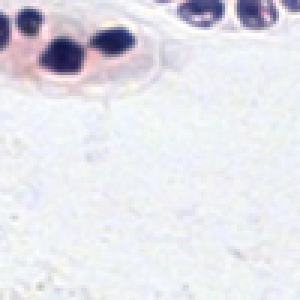
#> input picture Scripts/10.png, 100 x 100 px (shown 3 times larger)
$ python Main.py
#> lines starting #> are read from the running program, lines starting #| are printed output that depends on the picture; long printed decimals are rounded
#> further down, image is the input picture: shape (100, 100, 3); mean B, G, R 233.3, 226.7, 227.1
### Interface/hu_moments_extractor.py
import cv2
import numpy as np

class HuMomentsExtractor:
    def __init__(self):
        pass

    def calculate_hu_moments(self, image):
        if len(image.shape) == 3:
            gray_image = cv2.cvtColor(image, cv2.COLOR_BGR2GRAY)
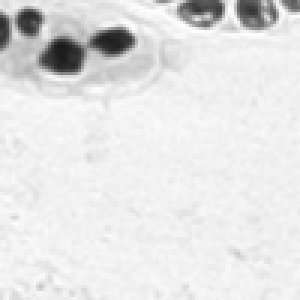
#> gray_image: shape (100, 100) (shown 3 times larger); min 26, max 255, mean 227.6
        else:
            gray_image = image

        moments = cv2.moments(gray_image)
#> moments = moments, m00 2275994, centre m10/m00, m01/m00 = (50.19, 51.61)
        hu_moments = cv2.HuMoments(moments)
#> hu_moments = [0.000711, 6.35e-10, 5.61e-13, 2.22e-13, -1.49e-26, -5.6e-18, 7.7e-26]
        hu_moments = -np.sign(hu_moments) * np.log(np.abs(hu_moments))
#> hu_moments = [7.25, 21.18, 28.21, 29.14, -59.47, -39.72, 57.83]

        return hu_moments.flatten()

    def extract_hu_moments(self, image):
        gray_hu_moments = self.calculate_hu_moments(image)
#> gray_hu_moments = [7.25, 21.18, 28.21, 29.14, -59.47, -39.72, 57.83]
        hsv_image = cv2.cvtColor(image, cv2.COLOR_BGR2HSV)
#> hsv_image: shape (100, 100, 3); mean H, S, V 108.7, 14, 234.8
        h, s, v = cv2.split(hsv_image)
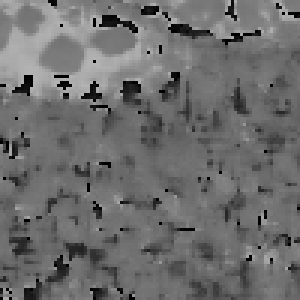
#> h: shape (100, 100) (shown 3 times larger); min 0, max 179, mean 108.7
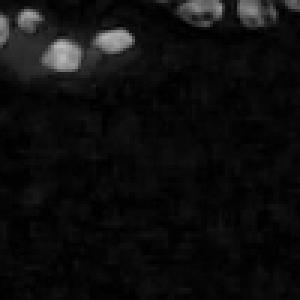
#> s: shape (100, 100) (shown 3 times larger); min 0, max 189, mean 14
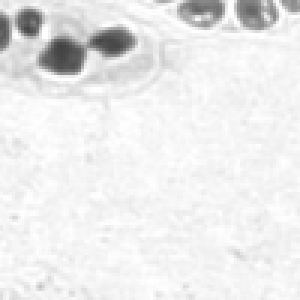
#> v: shape (100, 100) (shown 3 times larger); min 66, max 255, mean 234.8

        h_moments = self.calculate_hu_moments(h)
#> h_moments = [6.47, 18.84, 25.45, 26.13, -53.53, 35.63, 51.94]
        s_moments = self.calculate_hu_moments(s)
#> s_moments = [4.48, 13.63, 15.39, 15.29, 32.26, 22.44, 30.65]
        v_moments = self.calculate_hu_moments(v)
#> v_moments = [7.27, 21.79, 28.86, 29.67, -60.84, -40.57, 58.95]

        hsv_hu_moments = np.concatenate((h_moments, s_moments, v_moments))
#> hsv_hu_moments = 21 values, max 58.95 at index 20, min -60.84 at index 18, mean 13.82
        all_moments = np.concatenate((gray_hu_moments, hsv_hu_moments))
#> all_moments = 28 values, max 58.95 at index 27, min -60.84 at index 25, mean 11.95

        return all_moments

### Scripts/Main.py
# main.py

import cv2
from hu_moments_extractor import HuMomentsExtractor

# Exemplo de uso da classe para extrair momentos Hu de uma única imagem
image_path = '10.png'
image = cv2.imread(image_path)
if image is not None:
    extractor = HuMomentsExtractor()
    hu_moments = extractor.extract_hu_moments(image)
#> hu_moments has the same summary as all_moments in extract_hu_moments
    print(type(hu_moments))
#| <class 'numpy.ndarray'>
    print("Momentos Hu extraídos:", hu_moments)
#| Momentos Hu extraídos: [  7.248  21.178  28.210  29.135 -59.467
#|  -39.724  57.826   6.467  18.840  25.448
#|   26.128 -53.525  35.628  51.937   4.479
#|   13.630  15.391  15.287  32.261  22.441
#|   30.646   7.272  21.794  28.858  29.675
#|  -60.844 -40.573   58.952]
else:
    print("Erro ao carregar a imagem.")

def hello():
    print("Hello, World!")

$ run again, with Scripts/5.png copied over Scripts/10.png
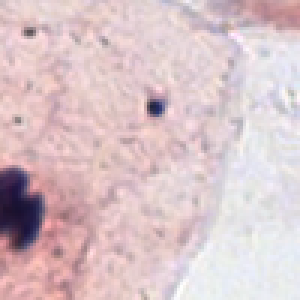
#> input picture Scripts/5.png, 100 x 100 px (shown 3 times larger)
#> image is the input picture: shape (100, 100, 3); mean B, G, R 200.3, 196, 217.8
#> in calculate_hu_moments, `gray_image = cv2.cvtColor(image, cv2.COLOR_BGR2GRAY)`:
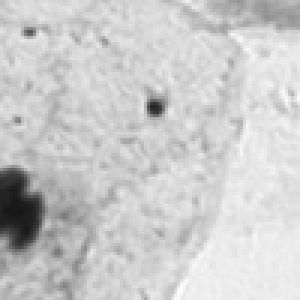
#> gray_image: shape (100, 100) (shown 3 times larger); min 22, max 254, mean 203
#> moments = moments, m00 2029856, centre m10/m00, m01/m00 = (51.93, 49.16)
#> in calculate_hu_moments, `hu_moments = cv2.HuMoments(moments)`: hu_moments = [0.000811, 3.6e-09, 1.31e-12, 7.95e-13, -2.84e-25, -2.64e-17, 7.59e-25]
#> in calculate_hu_moments, `hu_moments = -np.sign(hu_moments) * np.log(np.abs(hu_moments))`: hu_moments = [7.12, 19.44, 27.36, 27.86, -56.52, -38.17, 55.54]
#> hsv_image: shape (100, 100, 3); mean H, S, V 116.6, 31, 219.6
#> in extract_hu_moments, `h, s, v = cv2.split(hsv_image)`:
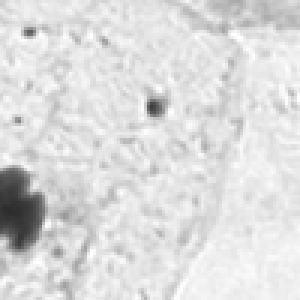
#> v: shape (100, 100) (shown 3 times larger); min 44, max 255, mean 219.6
#> h_moments = [6.56, 18.3, 26.46, 27.97, 55.19, 37.86, -59.01]
#> s_moments = [5.33, 12.99, 19.22, 18.18, 36.94, 24.89, 38.08]
#> v_moments = [7.19, 20.43, 28.19, 29.44, -58.44, -39.94, 58.82]
#> hsv_hu_moments = 21 values, max 58.82 at index 20, min -59.01 at index 6, mean 14.98
#> all_moments = 28 values, max 58.82 at index 27, min -59.01 at index 13, mean 12.76
#> `hu_moments = extractor.extract_hu_moments(image)`: hu_moments has the same summary as all_moments in extract_hu_moments
#| <class 'numpy.ndarray'>
#| Momentos Hu extraídos: [  7.117  19.443   27.364  27.860 -56.522
#|  -38.173  55.538   6.560  18.296  26.463
#|   27.969  55.185  37.864 -59.014   5.329
#|   12.992  19.222  18.184  36.935  24.888
#|   38.084   7.192  20.432  28.190   29.436
#|  -58.443 -39.936  58.816]
